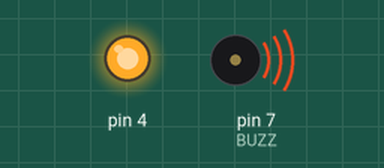
This sketch was run on a simulated Arduino Uno, built with avr-gcc and run on an emulated ATmega328P. On the bench: output pins drawn as LEDs (lit = HIGH), buzzer (waves = sounding). Pins used as bus, display or sensor lines are not drawn; what the sketch prints to the serial monitor is not drawn. At 3.3 s the program stops and its outputs stay as they are.

Above: at 0.1 s.
Timing chart, 0 to 1.6 s (numbered marks = the images above):
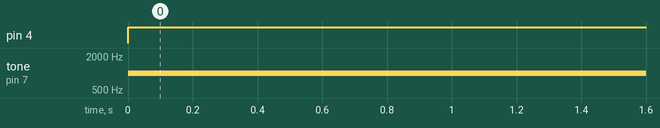

The sketch:

final.ino
```cpp
const int BUZZ=7;

void setup() {
  Serial.begin(9600);
 pinMode(A3,INPUT);
 pinMode(A0,INPUT);
 pinMode(BUZZ,OUTPUT);
 pinMode(4,OUTPUT);
  }

void loop()
{
  int f=analogRead(A3);
  int c=analogRead(A0);
  if((f<40)|| (c>400))
  {
    digitalWrite(BUZZ,HIGH);
    digitalWrite(4,HIGH);
    Serial.println("high");
    tone(BUZZ, 1000);
    Serial.println(f);
    Serial.println(c);
    SendSMS();
  }
  else
  {
   digitalWrite(BUZZ,LOW);
   Serial.println("LOW");
   Serial.println(f);
   noTone(BUZZ);}
   digitalWrite(4,LOW);
}
void SendSMS()
{Serial.println("AT+CMGF=1");    //To send SMS in Text Mode
  delay(1000);
  Serial.println("AT+CMGS=\"+919538917997\"\r"); //Change to destination phone number
  delay(1000);
  Serial.println("Fire at https://www.google.co.in/maps/place/Ramaiah+Institute+of+Technology/@13.03096,77.5649075,15z/data=!4m5!3m4!1s0x0:0x6075bd8d8aed97ab!8m2!3d13.03096!4d77.5649075 rush immediately");//the content of the message
  delay(200);
  Serial.println((char)26); //the stopping character Ctrl+Z
  delay(1000);exit (0);
}
```

Measured:
- by itself, pin 4: LOW → HIGH at 0.00 s
- by itself, tone on pin 7 (BUZZ): silent → 1000 Hz at 0.00 s
